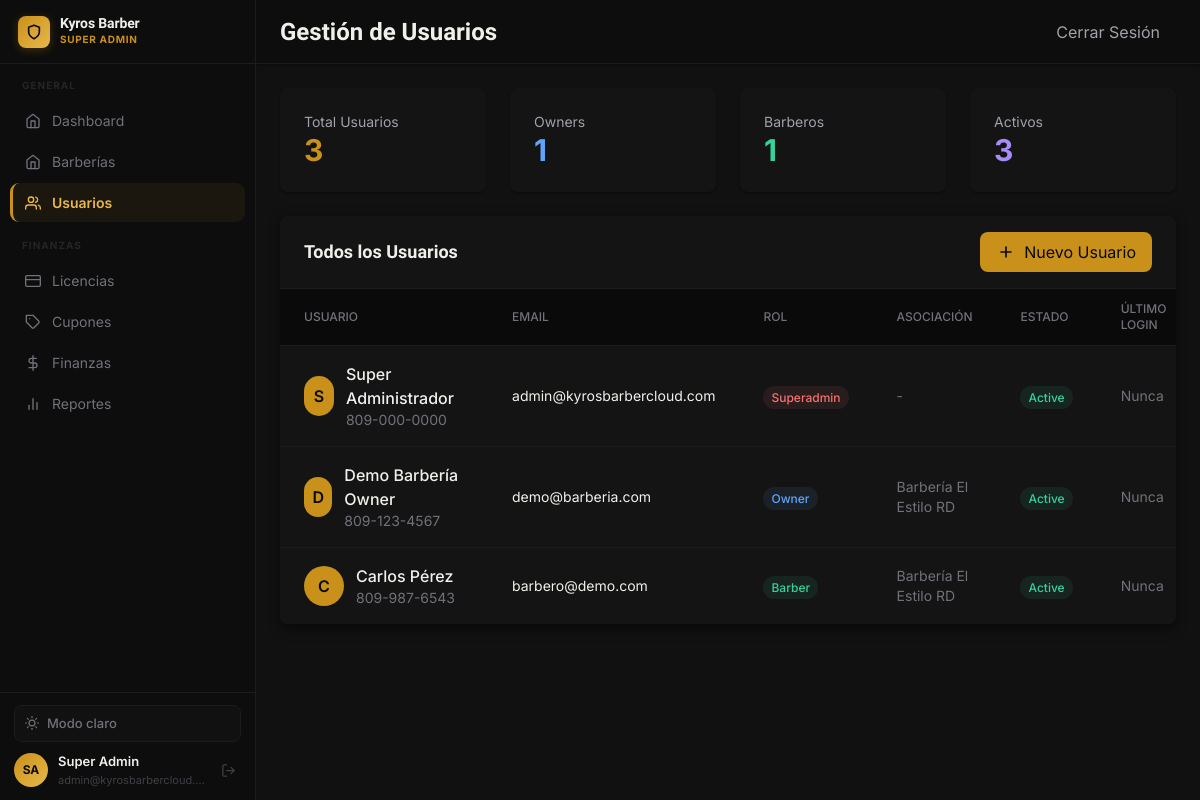
Before: /admin/users.php (signed in) with the older database file.
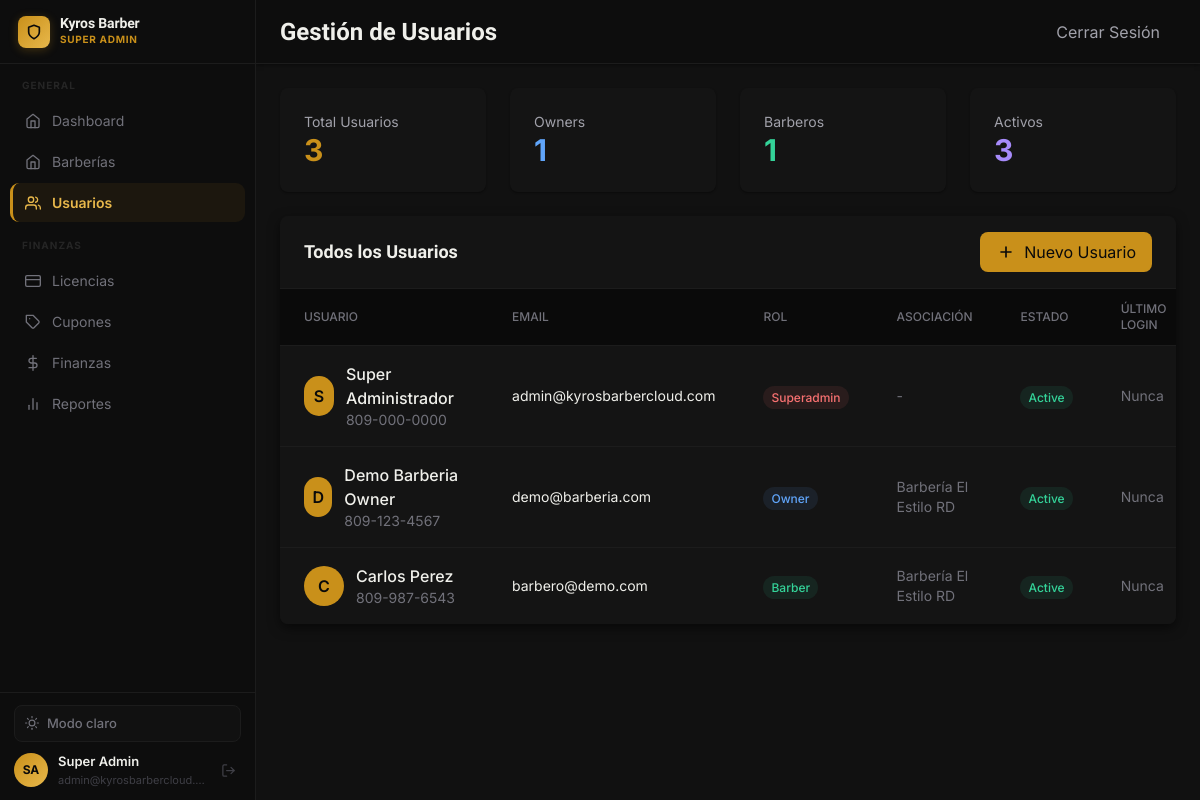
After: the same page with the newer database file.
### tables this page shows
CREATE TABLE users (
    id INT AUTO_INCREMENT PRIMARY KEY,
    email VARCHAR(255) UNIQUE NOT NULL,
    password VARCHAR(255) NOT NULL,
    full_name VARCHAR(255) NOT NULL,
    phone VARCHAR(20),
    role ENUM('superadmin', 'owner', 'barber', 'client') NOT NULL,
    status ENUM('active', 'inactive', 'suspended') DEFAULT 'active',
    avatar VARCHAR(255),
    created_at TIMESTAMP DEFAULT CURRENT_TIMESTAMP,
    updated_at TIMESTAMP DEFAULT CURRENT_TIMESTAMP ON UPDATE CURRENT_TIMESTAMP,
    last_login TIMESTAMP NULL,
    INDEX idx_email (email),
    INDEX idx_role (role),
    INDEX idx_status (status)
);

### core/Database.php (called while the page is built, shortened)
<?php
class Database {
    private static $instance = null;
    private $connection;
    private function __construct() {
        try {
            $dsn = "mysql:host=" . DB_HOST . ";dbname=" . DB_NAME . ";charset=" . DB_CHARSET;
            $options = [
                PDO::ATTR_ERRMODE => PDO::ERRMODE_EXCEPTION,
                PDO::ATTR_DEFAULT_FETCH_MODE => PDO::FETCH_ASSOC,
                PDO::ATTR_EMULATE_PREPARES => false,
            ];
            $this->connection = new PDO($dsn, DB_USER, DB_PASS, $options);
        } catch (PDOException $e) {
            if (ENVIRONMENT === 'development') {
                die("Error de conexión: " . $e->getMessage());
            } else {
                die("Error de conexión a la base de datos");
            }
        }
    }
    public static function getInstance() {
        if (self::$instance === null) {
            self::$instance = new self();
        }
        return self::$instance;
    }
    public function query($sql, $params = []) {
        try {
            $stmt = $this->connection->prepare($sql);
            $stmt->execute($params);
            return $stmt;
        } catch (PDOException $e) {
            error_log("Database Query Error: " . $e->getMessage());
            throw $e;
        }
    }
    public function fetchAll($sql, $params = []) {
        return $this->query($sql, $params)->fetchAll();
    }
}

### core/Helpers.php (called while the page is built, shortened)
<?php
function e($string) {
    return htmlspecialchars($string, ENT_QUOTES, 'UTF-8');
}

### admin/users.php (the view, shortened to what the changed rows need)
<?php
require_once BASE_PATH . '/core/Database.php';
require_once BASE_PATH . '/core/Helpers.php';
$db = Database::getInstance();
$users = $db->fetchAll("
    SELECT
        u.*,
        CASE
            WHEN u.role = 'owner' THEN b.business_name
            WHEN u.role = 'barber' THEN bb.business_name
            ELSE NULL
        END as associated_barbershop
    FROM users u
    LEFT JOIN barbershops b ON u.id = b.owner_id AND u.role = 'owner'
    LEFT JOIN barbers br ON u.id = br.user_id AND u.role = 'barber'
    LEFT JOIN barbershops bb ON br.barbershop_id = bb.id
    ORDER BY u.created_at DESC
");
include BASE_PATH . '/includes/header.php';
?>
<div class="min-h-screen bg-gray-100" x-data="{ sidebarOpen: false, showModal: false }">
    <div class="lg:pl-64">
        <div class="sticky top-0 z-40 flex h-16 bg-white border-b border-gray-200 shadow-sm">
            <div class="flex items-center justify-between flex-1 px-4 sm:px-6">
                <h1 class="text-2xl font-bold text-gray-900">Gestión de Usuarios</h1>
            </div>
        </div>
        <main class="p-6">
            <div class="bg-white rounded-lg shadow-md overflow-hidden">
                <div class="px-6 py-4 border-b border-gray-200 flex justify-between items-center">
                    <h2 class="text-lg font-semibold text-gray-900">Todos los Usuarios</h2>
                </div>
                <div class="overflow-x-auto">
                    <table class="min-w-full divide-y divide-gray-200">
                        <thead class="bg-gray-50">
                            <tr>
                                <th class="px-6 py-3 text-left text-xs font-medium text-gray-500 uppercase">Usuario</th>
                                <th class="px-6 py-3 text-left text-xs font-medium text-gray-500 uppercase">Email</th>
                                <th class="px-6 py-3 text-left text-xs font-medium text-gray-500 uppercase">Rol</th>
                                <th class="px-6 py-3 text-left text-xs font-medium text-gray-500 uppercase">Asociación</th>
                                <th class="px-6 py-3 text-left text-xs font-medium text-gray-500 uppercase">Estado</th>
                                <th class="px-6 py-3 text-left text-xs font-medium text-gray-500 uppercase">Último Login</th>
                            </tr>
                        </thead>
                        <tbody class="bg-white divide-y divide-gray-200">
                            <?php foreach ($users as $user): ?>
                            <tr class="hover:bg-gray-50">
                                <td class="px-6 py-4">
                                    <div class="flex items-center">
                                        <?php if ($user['avatar']): ?>
                                        <img src="<?php echo asset($user['avatar']); ?>" class="w-10 h-10 rounded-full mr-3" alt="Avatar">
                                        <?php else: ?>
                                        <div class="w-10 h-10 rounded-full bg-indigo-600 text-white flex items-center justify-center mr-3 font-semibold">
                                            <?php echo substr($user['full_name'], 0, 1); ?>
                                        </div>
                                        <?php endif; ?>
                                        <div>
                                            <p class="font-medium text-gray-900"><?php echo e($user['full_name']); ?></p>
                                            <p class="text-sm text-gray-500"><?php echo e($user['phone']); ?></p>
                                        </div>
                                    </div>
                                </td>
                                <td class="px-6 py-4 text-sm text-gray-900"><?php echo e($user['email']); ?></td>
                                <td class="px-6 py-4">
                                    <span class="px-2 py-1 text-xs font-medium rounded-full
                                        <?php
                                            echo $user['role'] === 'superadmin' ? 'bg-red-100 text-red-800' :
                                                ($user['role'] === 'owner' ? 'bg-blue-100 text-blue-800' :
                                                ($user['role'] === 'barber' ? 'bg-green-100 text-green-800' :
                                                'bg-gray-100 text-gray-800'));
                                        ?>">
                                        <?php echo ucfirst($user['role']); ?>
                                    </span>
                                </td>
                                <td class="px-6 py-4 text-sm text-gray-500">
                                    <?php echo $user['associated_barbershop'] ? e($user['associated_barbershop']) : '-'; ?>
                                </td>
                                <td class="px-6 py-4">
                                    <span class="px-2 py-1 text-xs font-medium rounded-full
                                        <?php echo $user['status'] === 'active' ? 'bg-green-100 text-green-800' : 'bg-red-100 text-red-800'; ?>">
                                        <?php echo ucfirst($user['status']); ?>
                                    </span>
                                </td>
                                <td class="px-6 py-4 text-sm text-gray-500">
                                    <?php echo $user['last_login'] ? timeAgo($user['last_login']) : 'Nunca'; ?>
                                </td>
                            </tr>
                            <?php endforeach; ?>
                        </tbody>
                    </table>
                </div>
            </div>
        </main>
    </div>
</div>
<?php include BASE_PATH . '/includes/footer.php'; ?>

Changed rows visible on the page:
changed users "demo@barberia.com": full_name "Demo Barbería Owner" → "Demo Barberia Owner"
changed users "barbero@demo.com": full_name "Carlos Pérez" → "Carlos Perez"
